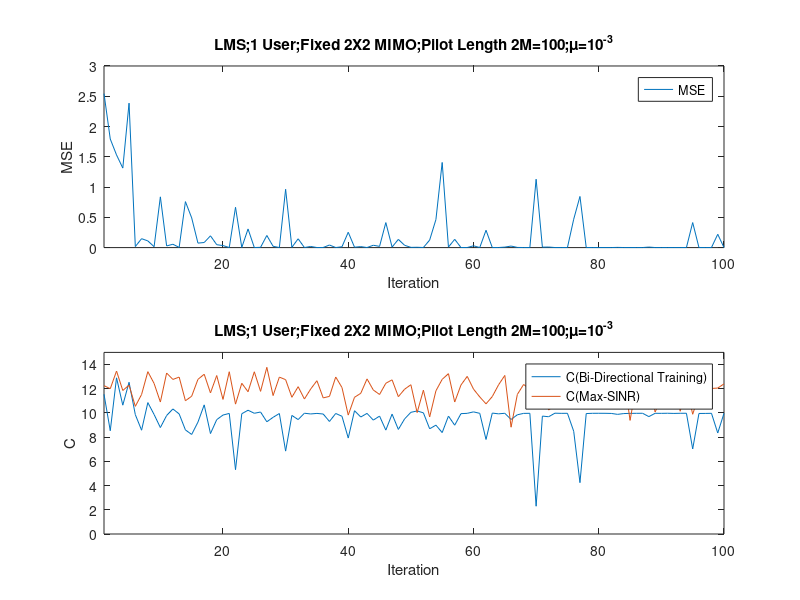

MATLAB code for this plot:
%2 user, 2X2 MIMO Channel
%Turn Off Private Channel 
%calculate MSE
clc
clear

H=[randn(1,1)+1i*randn(1,1) randn(1,1)+1i*randn(1,1);randn(1,1)+1i*randn(1,1) randn(1,1)+1i*randn(1,1)];

v=[0;0];
g=[1;1];
g_w=[1;1];
g=g/norm(g);
g_w=g_w/norm(g_w);

sigma = sqrt(10^(-3));
StepSize = 10^(-3);

R=H*H'+sigma^2*eye(2);
2/max(eig(R));


xf = zeros(1,10^(7));
MSE = zeros(1,10^(7));
LS_LMS = zeros(1,10^(7));
MMSE = zeros(1,10^(7));
C = zeros(1,10^(7));
C_Wiener = zeros(1,10^(7));
SINR_without_stat = zeros(1,10^(7));
SINR_know_stat= zeros(1,10^(7));

Realization = 1;
TrainingLength = 50; %TrainingLength

for iteration = 1:100

    
    iteration
    
    for R = 1:Realization
    
        v=[1;1];
        g=[1;1];
        g_w=[1;1];
        v=v/norm(v);
        g=g/norm(g);
        g_w=g_w/norm(g_w);
        H=[randn(1,1)+1i*randn(1,1) randn(1,1)+1i*randn(1,1);randn(1,1)+1i*randn(1,1) randn(1,1)+1i*randn(1,1)];
    
        for loop=1:iteration

                g=g/norm(g);
                g_w=g_w/norm(g_w);

                %Backward Training
                for iter1 = 1:TrainingLength

                        if rand-0.5 >= 0
                                    xb(iter1) = 1;
                                else
                                    xb(iter1) = -1;
                        end

                        yb = H.'*g*xb(iter1)+sigma*(1/sqrt(2))*[randn(1,1)+1i*randn(1,1);randn(1,1)+1i*randn(1,1)]; 
                        v  = v+StepSize*yb*conj(xb(iter1)-v'*yb);
                        v_w = inv(H.'*g_w*g_w'*(H.')'+eye(2)*sigma^2)*H.'*g_w;

                end

                v=v/norm(v);
                v_w=v_w/norm(v_w);

                %Forward Training  
                for iter2 = 1:TrainingLength

                        if rand-0.5 >= 0
                                    xf(iter2) = 1;
                                else
                                    xf(iter2) = -1;
                        end

                        yf = H*( v*xf(iter2) )+ sigma*(1/sqrt(2))*[(randn(1,1)+1i*randn(1,1));(randn(1,1)+1i*randn(1,1))]; 
                        g = g+StepSize*yf*conj(xf(iter2)-g'*yf);
                        g_w = inv(H*v_w*v_w'*H'+eye(2)*sigma^2)*H*v_w;
                end
                
                
        end
    
    MSE(iteration) =MSE(iteration)+ real(  1-v'*H'*g-(v'*H'*g)'+g'*eye(2)*(sigma^2)*g+(v'*H'*g)'*(v'*H'*g) )/Realization;
    SINR_without_stat(iteration)=SINR_without_stat(iteration)+ norm(( g'*H*v ))^2/norm( g'*eye(2)*sigma^2*g )/Realization; 
    SINR_know_stat(iteration)= SINR_know_stat(iteration)+norm(( g_w'*H*v_w ))^2/norm( g_w'*eye(2)*sigma^2*g_w )/Realization; 
    MMSE(iteration) = real(   1-v'*H'* inv(H*v*v'*H'+eye(2)*sigma^2)*H*v);
    
    end
           
end
   

n=1:iteration;

subplot(2,1,1)
plot(n,MSE(n))
legend('MSE')
xlabel('Iteration')
ylabel('MSE')
title('LMS;1 User;Fixed 2X2 MIMO;Pilot Length 2M=100;\mu=10^{-3}')
axis([1 iteration 0 3])

subplot(2,1,2)
plot(   n,log2(1+SINR_without_stat(n)),n,log2(1+SINR_know_stat(n)))
legend('C(Bi-Directional Training)','C(Max-SINR)')
xlabel('Iteration')
ylabel('C')
title('LMS;1 User;Fixed 2X2 MIMO;Pilot Length 2M=100;\mu=10^{-3}')
axis([1 iteration 0 15])


